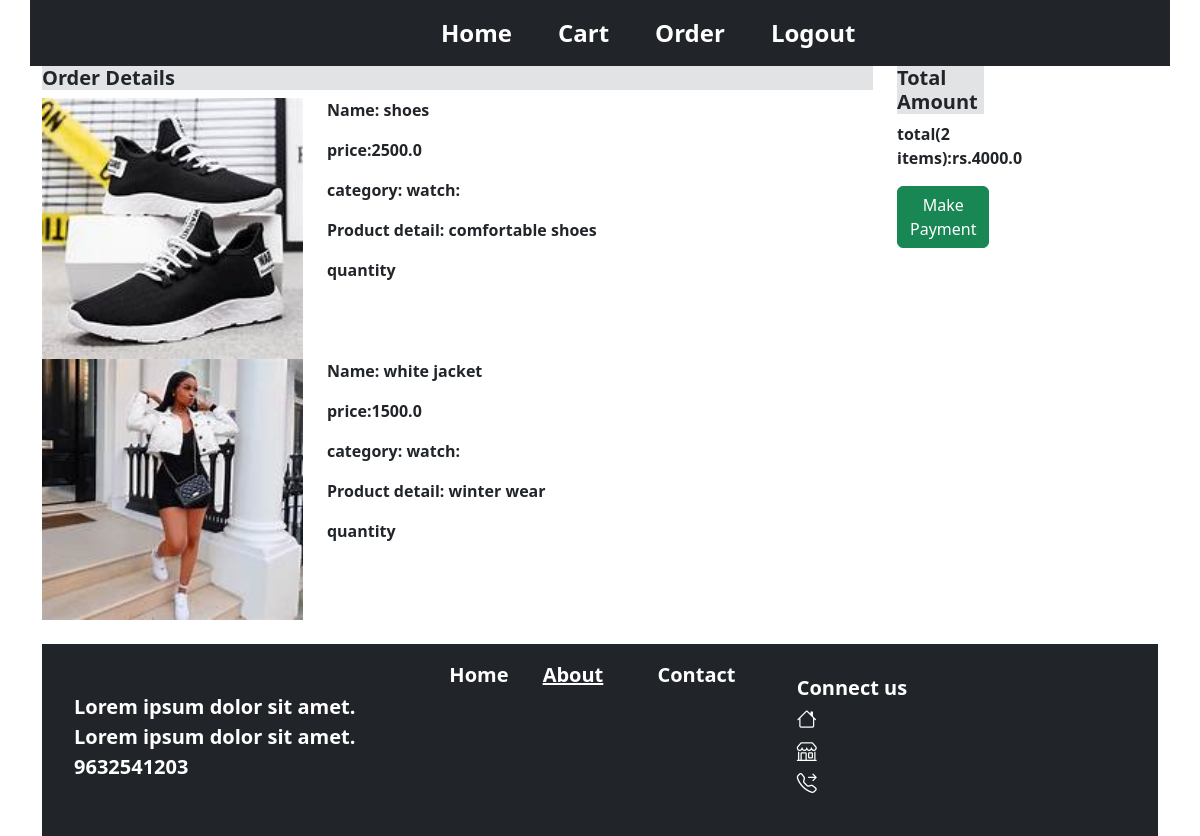
/placeorder/ (signed in), run on the app's committed database.
### eapp/models.py (models this page shows, shortened)
class Order(models.Model):
    order_id=models.CharField(max_length=100)
    uid=models.ForeignKey(User,on_delete=models.CASCADE,db_column="uid")
    pid=models.ForeignKey(Product,on_delete=models.CASCADE,db_column="pid")
    quantity=models.IntegerField(default=1)

class Product(models.Model):
    CATEGORY_CHOICES=[
        (1,"mobile"),
        (2,"shoes"),
        (3,"clothes")
    ]
    name=models.CharField(max_length=100)
    price=models.FloatField()
    pdetails=models.CharField(max_length=255)
    is_active=models.BooleanField(default=True)
    category=models.IntegerField(choices=CATEGORY_CHOICES)
    image=models.ImageField(upload_to="images")

### eapp/views.py (the view)
# urls.py: path('placeorder/',views.placeorder),
def placeorder(request):
    if request.user.is_authenticated:
        user = request.user
        c=Cart.objects.filter(uid=user)
        order_id = random.randrange(1000,9999)
        for i in c:
            o=Order.objects.create(order_id=order_id,uid=user,pid=i.pid,quantity=i.quantity)
            o.save()
            i.delete()
        orders = Order.objects.filter(uid=user)
        np=len(orders)
        sum=0
        for i in orders:
            sum=sum+i.pid.price*i.quantity
        context={}
        context['products']=orders
        context['sum']=sum
        context['np']=np
        return render(request,"placeorder.html",context)

### template/placeorder.html
{% extends "base.html" %}
{% block 'content' %}
{% load static %}
<div class="container">
  <div class="row">
    <div class="col-md-9">
      <h5 class="bg-secondary-subtle"><strong>Order Details</strong></h5>
      <div class="row">
        {% for product in products %}
        <div class="col-md-4">
          <img src="{{product.pid.image.url}}" class="img-fluid"  width="100%" alt="">
        </div>
        <div class="col-md-8">
          <p><strong>Name: {{product.pid.name}}</strong></p>
          <p><strong>price:{{product.pid.price}}</strong></p>
          <p><strong>category: watch:</strong></p>
          <p><strong>Product detail: {{product.pid.pdetails}}</strong></p>
           <p><strong>quantity</strong></p>
        </div>
        {% endfor %}
      </div>
    </div>
    <div class="col-md-3">
      <div class="col-md-4">
        <h5 class="bg-secondary-subtle"><strong> Total Amount</strong></h5>
        <p><strong>total({{np}} items):rs.{{sum}}</strong></p>
        <a href="/pay"><button class="btn btn-success">Make Payment</button></a>
      </div>
    </div>
  </div>
  {% endblock 'content' %}

### template/header.html (style rules this page uses)
body { font-size: 18px; }

### data on the page
Order: pid.image (picture), pid.name "shoes", pid.price "2500.0", pid.pdetails "comfortable shoes"
Order: pid.image (picture), pid.name "white jacket", pid.price "1500.0", pid.pdetails "winter wear"

### other printed values
{{ np }} "2"
{{ sum }} "4000.0"
